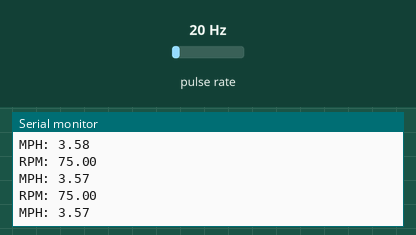
This sketch was run on a simulated Arduino Nano, built with avr-gcc and run on an emulated ATmega328P. Parts: the last lines printed to the serial monitor. Wiring (inferred from the names in the program): pulse sensor: data pin 2. The inputs (shaded band) are chosen by the test bench; at power-on: pulse rate 20 Hz.

Above: at 1.2 s.
1.3 s: pulse rate (sensor on pin 2) set to 4 Hz
At 1.86 s:
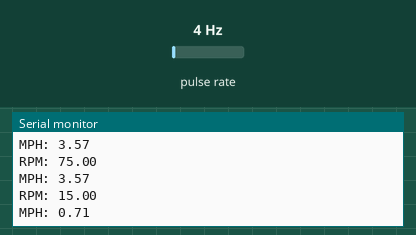
2.8 s: pulse rate (sensor on pin 2) set to 50 Hz
At 2.87 s:
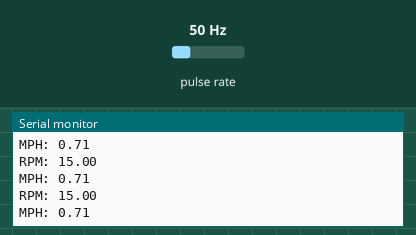
Timing chart, 0 to 5.8 s (numbered marks = the images above; inputs shaded):
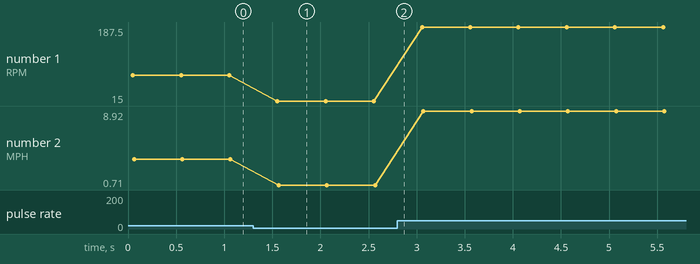

The sketch:

SpeedMonitorArduino.ino
```cpp
// Define constants
const float wheelDiameterInches = 16.0; // Need to get accurate wheel diameter
const float pi = 3.14159; // Can be increased shouldn't need to
const float motorRatio = 1; // May be unused

// Define pin functions
int inputPulsePin = 2; // Needs to be D2 on a NANO Board
int outputPin = 11; // May need to be more or less depending on display format

// Global variables
volatile unsigned long lastPulseTime = 0; // Stores time of the last pulse
volatile unsigned long pulseInterval = 0; // Time between two pulses

void setup() {
  Serial.begin(9600); // Sending input back to Ardunio IDE for testing, comment out to avoid errors when not connected
  // Serial.print("Hello World"); // Confirm input back to IDE

  attachInterrupt(digitalPinToInterrupt(inputPulsePin), pulseISR, RISING); // Interrupt on rising edge
}

void loop() {
  if (pulseInterval > 0) {

  float rpm = pulseToRPM();
  Serial.print("RPM: ");
  Serial.println(rpm);

  float mph = RPMToMPH(rpm);
  Serial.print("MPH: ");
  Serial.println(mph);

  delay(500);

  }

}

float pulseToRPM() {
  float timePerRotation = (pulseInterval * 16.0) / 1000000.0;
  float rpm = 60.0 / timePerRotation;
  return rpm;
}

float RPMToMPH(float rpm) {
  float wheelCircumferenceInches = pi * wheelDiameterInches;
  float inchesPerMinute = rpm * wheelCircumferenceInches;
  float mph = (inchesPerMinute * 60) / (63360);
  return mph;
}

void pulseISR() {
  unsigned long currentTime = micros(); // Get current time in microseconds
  pulseInterval = currentTime - lastPulseTime; // Time between current and last pulse
  lastPulseTime = currentTime; // Update last pulse time
}
```

Measured:
- after the input at 1.3 s, the serial monitor: prints a new line after 0.25 s (image 1)
- plotted number 1: 75 → 15 after the input at 1.3 s, 15 → 187.5 after the input at 2.8 s
- plotted number 2: 3.57 → 0.71 after the input at 1.3 s, 0.71 → 8.92 after the input at 2.8 s
